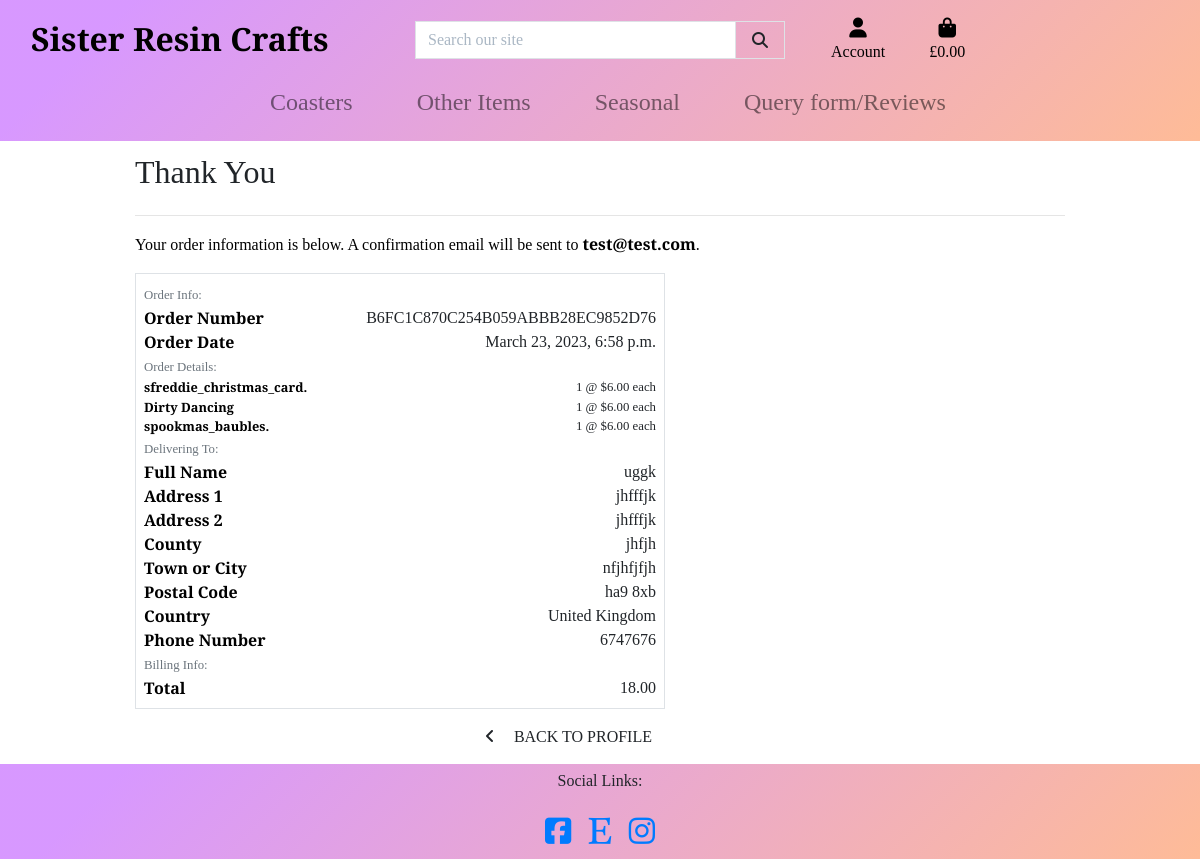
Page /profile/order_history/B6FC1C870C254B059ABBB28EC9852D76 on the committed database.
### checkout/models.py (models this page shows, shortened)
class Order(models.Model):
    order_number = models.CharField(max_length=32, null=False, editable=False)
    user_profile = models.ForeignKey(UserProfile, on_delete=models.SET_NULL,
                                     null=True, blank=True, related_name='orders')
    full_name = models.CharField(max_length=50, null=False, blank=False)
    email = models.EmailField(max_length=254, null=False, blank=False)
    phone_number = models.CharField(max_length=20, null=False, blank=False)
    country = CountryField(blank_label='Country *', null=False, blank=False)
    postcode = models.CharField(max_length=20, null=True, blank=True)
    town_or_city = models.CharField(max_length=40, null=False, blank=False)
    street_address1 = models.CharField(max_length=80, null=False, blank=False)
    street_address2 = models.CharField(max_length=80, null=True, blank=True)
    county = models.CharField(max_length=80, null=True, blank=True)
    date = models.DateTimeField(auto_now_add=True)
    order_total = models.DecimalField(max_digits=10, decimal_places=2, null=False, default=0)
    grand_total = models.DecimalField(max_digits=10, decimal_places=2, null=False, default=0)
    original_bag = models.TextField(null=False, blank=False, default='')
    original_bag = models.TextField(null=False, blank=False, default='')
    stripe_pid = models.CharField(max_length=254, null=False, blank=False, default='')

class OrderLineItem(models.Model):
    order = models.ForeignKey(Order, null=False, blank=False, on_delete=models.CASCADE, related_name='lineitems')
    product = models.ForeignKey(Product, null=False, blank=False, on_delete=models.CASCADE)
    quantity = models.IntegerField(null=False, blank=False, default=0)
    lineitem_total = models.DecimalField(max_digits=6, decimal_places=2, null=False, blank=False, editable=False)

### products/models.py (models this page shows, shortened)
class Product(models.Model):
    category = models.ForeignKey('Category', null=True, blank=True, on_delete=models.SET_NULL)
    name = models.CharField(max_length=300)
    description = models.TextField()
    price = models.DecimalField(max_digits=6, decimal_places=2)
    image = models.ImageField(null=True, blank=True)

### profiles/views.py (the view)
# urls.py: path('order_history/<order_number>', views.order_history, name='order_history'),
def order_history(request, order_number):
    order = get_object_or_404(Order, order_number=order_number)
    messages.info(request, (
        f'This is a past confirmation for order number {order_number}. '
        'A confirmation email was sent on the order date.'
    ))
    template = 'checkout/checkout_success.html'
    context = {
        'order': order,
        'from_profile': True,
    }
    return render(request, template, context)

### bag/contexts.py (called while the page is built, shortened)
def bag_contents(request):
    bag_items = []
    total = 0
    product_count = 0
    bag = request.session.get('bag', {})
    grand_total = total
    context = {
        'bag_items': bag_items,
        'total': total,
        'product_count': product_count,
        'grand_total': grand_total,
        }
    return context

### checkout/templates/checkout/checkout_success.html (shortened to what this page needs)
{% extends "base.html" %}
{% load static %}
{% block extra_css %}
    <link rel="stylesheet" href="{% static 'checkout/css/checkout.css' %}">
{% endblock %}
{% block page_header %}
    <div class="container header-container">
    </div>
{% endblock %}
{% block content %}
    <div class="container">
        <div class="row">
            <div class="col">
                <h2 class="logo-font mb-4">Thank You</h2>
                <hr>
                <p class="text-black">Your order information is below. A confirmation email will be sent to <strong>{{ order.email }}</strong>.</p>
            </div>
        </div>
        <div class="row">
            <div class="col-12 col-lg-7">
                <div class="order-confirmation-wrapper p-2 border">
                    <div class="row">
                        <div class="col">
                            <small class="text-muted">Order Info:</small>
                        </div>
                    </div>
                    <div class="row">
                        <div class="col-12 col-md-4">
                            <p class="mb-0 text-black font-weight-bold">Order Number</p>
                        </div>
                        <div class="col-12 col-md-8 text-md-right">
                            <p class="mb-0">{{ order.order_number }}</p>
                        </div>
                    </div>
                    <div class="row">
                        <div class="col-12 col-md-4">
                            <p class="mb-0 text-black font-weight-bold">Order Date</p>
                        </div>
                        <div class="col-12 col-md-8 text-md-right">
                            <p class="mb-0">{{ order.date }}</p>
                        </div>
                    </div>
                    <div class="row">
                        <div class="col">
                            <small class="text-muted">Order Details:</small>
                        </div>
                    </div>
                    {% for item in order.lineitems.all %}
                    <div class="row">
                        <div class="col-12 col-md-4">
                            <p class="small mb-0 text-black font-weight-bold">
                                {{ item.product.name }}
                            </p>
                        </div>
                        <div class="col-12 col-md-8 text-md-right">
                            <p class="small mb-0">{{ item.quantity }} @ ${{ item.product.price }} each</p>
                        </div>
                    </div>
                    {% endfor %}
                    <div class="row">
                        <div class="col">
                            <small class="text-muted">Delivering To:</small>
                        </div>
                    </div>
                    <div class="row">
                        <div class="col-12 col-md-4">
                            <p class="mb-0 text-black font-weight-bold">Full Name</p>
                        </div>
                        <div class="col-12 col-md-8 text-md-right">
                            <p class="mb-0">{{ order.full_name }}</p>
                        </div>
                    </div>
                    <div class="row">
                        <div class="col-12 col-md-4">
                            <p class="mb-0 text-black font-weight-bold">Address 1</p>
                        </div>
                        <div class="col-12 col-md-8 text-md-right">
                            <p class="mb-0">{{ order.street_address1 }}</p>
                        </div>
                    </div>
                    {% if order.street_address2 %}
                    <div class="row">
                        <div class="col-12 col-md-4">
                            <p class="mb-0 text-black font-weight-bold">Address 2</p>
                        </div>
                        <div class="col-12 col-md-8 text-md-right">
                            <p class="mb-0">{{ order.street_address1 }}</p>
                        </div>
                    </div>
                    {% endif %}
                    {% if order.county %}
                    <div class="row">
                        <div class="col-12 col-md-4">
                            <p class="mb-0 text-black font-weight-bold">County</p>
                        </div>
                        <div class="col-12 col-md-8 text-md-right">
                            <p class="mb-0">{{ order.county }}</p>
                        </div>
                    </div>
                    {% endif %}
                    <div class="row">
                        <div class="col-12 col-md-4">
                            <p class="mb-0 text-black font-weight-bold">Town or City</p>
                        </div>
                        <div class="col-12 col-md-8 text-md-right">
                            <p class="mb-0">{{ order.town_or_city }}</p>
                        </div>
                    </div>
                    {% if order.postcode %}
                    <div class="row">
                        <div class="col-12 col-md-4">
                            <p class="mb-0 text-black font-weight-bold">Postal Code</p>
                        </div>
                        <div class="col-12 col-md-8 text-md-right">
                            <p class="mb-0">{{ order.postcode }}</p>
                        </div>
                    </div>
                    {% endif %}
                    <div class="row">
                        <div class="col-12 col-md-4">
                            <p class="mb-0 text-black font-weight-bold">Country</p>
                        </div>
                        <div class="col-12 col-md-8 text-md-right">
                            <p class="mb-0">{{ order.country }}</p>
                        </div>
                    </div>
                    <div class="row">
                        <div class="col-12 col-md-4">
                            <p class="mb-0 text-black font-weight-bold">Phone Number</p>
                        </div>
                        <div class="col-12 col-md-8 text-md-right">
                            <p class="mb-0">{{ order.phone_number }}</p>
                        </div>
                    </div>
                    <div class="row">
                        <div class="col">
                            <small class="text-muted">Billing Info:</small>
                        </div>
                    </div>
                    <div class="row">
                        <div class="col-12 col-md-4">
                            <p class="mb-0 text-black font-weight-bold">Total</p>
                        </div>
                        <div class="col-12 col-md-8 text-md-right">
                            <p class="mb-0">{{ order.grand_total }}</p>
                        </div>
                    </div>
                </div>
            </div>
        </div>
        <div class="row">
			<div class="col-12 col-lg-7 text-right">
                {% if from_profile %}
                    <a href="{% url 'profile' %}" class="btn btn-black rounded-0 my-2">
                        <span class="icon mr-2">
                            <i class="fas fa-angle-left"></i>
                        </span>
                        <span class="text-uppercase">Back to Profile</span>
                    </a>
                    {% endif %}
                </div>
            </div>
        </div>
{% endblock %}

### static/css/base.css (style rules this page uses)
body { overflow-x: hidden; }
html { height: 100%; }
body { margin: 0; height: 100%; width: 100%; padding: 0; font-family: 'Playfair Display', serif; }
.icon { align-items: center; display: inline-flex; justify-content: center; height: 1.5rem; width: 1.5rem; }
.text-black { color: #000 }
@media (min-width: 1200px) { .container { max-width: 80%; } }
@media (min-width: 1200px) { .header-container { padding-top: 120px; } }
@media (min-width: 992px) { .header-container { padding-top: 120px; } }

### rows in the picture
Order: email "test@test.com", order_number "B6FC1C870C254B059ABBB28EC9852D76", date "March 23, 2023, 6:58 p.m.", full_name "uggk", street_address1 "jhfffjk", county "jhfjh", town_or_city "nfjhfjfjh", postcode "ha9 8xb", country "United Kingdom", phone_number "6747676", grand_total "18.00"
OrderLineItem: product.name "sfreddie_christmas_card.", quantity "1", product.price "6.00"
OrderLineItem: product.name "Dirty Dancing", quantity "1", product.price "6.00"
OrderLineItem: product.name "spookmas_baubles.", quantity "1", product.price "6.00"
